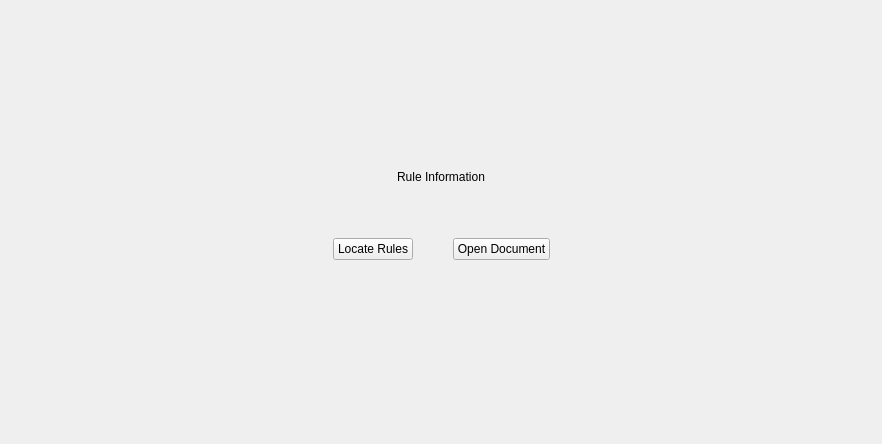
<?xml version="1.0" encoding="UTF-8"?>
<ui version="4.0">
 <class>UIRuleView</class>
 <widget class="QWidget" name="UIRuleView">
  <property name="geometry">
   <rect>
    <x>0</x>
    <y>0</y>
    <width>882</width>
    <height>444</height>
   </rect>
  </property>
  <property name="windowTitle">
   <string>Form</string>
  </property>
  <layout class="QVBoxLayout" name="verticalLayout">
   <property name="spacing">
    <number>40</number>
   </property>
   <item>
    <spacer name="verticalSpacer">
     <property name="orientation">
      <enum>Qt::Vertical</enum>
     </property>
     <property name="sizeHint" stdset="0">
      <size>
       <width>20</width>
       <height>40</height>
      </size>
     </property>
    </spacer>
   </item>
   <item>
    <widget class="QLabel" name="labelInfo">
     <property name="text">
      <string>Rule Information</string>
     </property>
     <property name="alignment">
      <set>Qt::AlignCenter</set>
     </property>
    </widget>
   </item>
   <item>
    <widget class="QWidget" name="widget" native="true">
     <property name="minimumSize">
      <size>
       <width>0</width>
       <height>50</height>
      </size>
     </property>
     <layout class="QHBoxLayout" name="horizontalLayout">
      <property name="spacing">
       <number>40</number>
      </property>
      <item>
       <spacer name="horizontalSpacer">
        <property name="orientation">
         <enum>Qt::Horizontal</enum>
        </property>
        <property name="sizeHint" stdset="0">
         <size>
          <width>40</width>
          <height>20</height>
         </size>
        </property>
       </spacer>
      </item>
      <item>
       <widget class="QPushButton" name="btnLocate">
        <property name="sizePolicy">
         <sizepolicy hsizetype="Fixed" vsizetype="Fixed">
          <horstretch>0</horstretch>
          <verstretch>0</verstretch>
         </sizepolicy>
        </property>
        <property name="text">
         <string>Locate Rules</string>
        </property>
        <property name="type" stdset="0">
         <string notr="true">primary</string>
        </property>
       </widget>
      </item>
      <item>
       <widget class="QPushButton" name="btnDocument">
        <property name="sizePolicy">
         <sizepolicy hsizetype="Fixed" vsizetype="Fixed">
          <horstretch>0</horstretch>
          <verstretch>0</verstretch>
         </sizepolicy>
        </property>
        <property name="text">
         <string>Open Document</string>
        </property>
        <property name="type" stdset="0">
         <string notr="true">danger</string>
        </property>
       </widget>
      </item>
      <item>
       <spacer name="horizontalSpacer_2">
        <property name="orientation">
         <enum>Qt::Horizontal</enum>
        </property>
        <property name="sizeHint" stdset="0">
         <size>
          <width>40</width>
          <height>20</height>
         </size>
        </property>
       </spacer>
      </item>
     </layout>
    </widget>
   </item>
   <item>
    <spacer name="verticalSpacer_2">
     <property name="orientation">
      <enum>Qt::Vertical</enum>
     </property>
     <property name="sizeHint" stdset="0">
      <size>
       <width>20</width>
       <height>40</height>
      </size>
     </property>
    </spacer>
   </item>
  </layout>
 </widget>
 <resources/>
 <connections/>
</ui>
